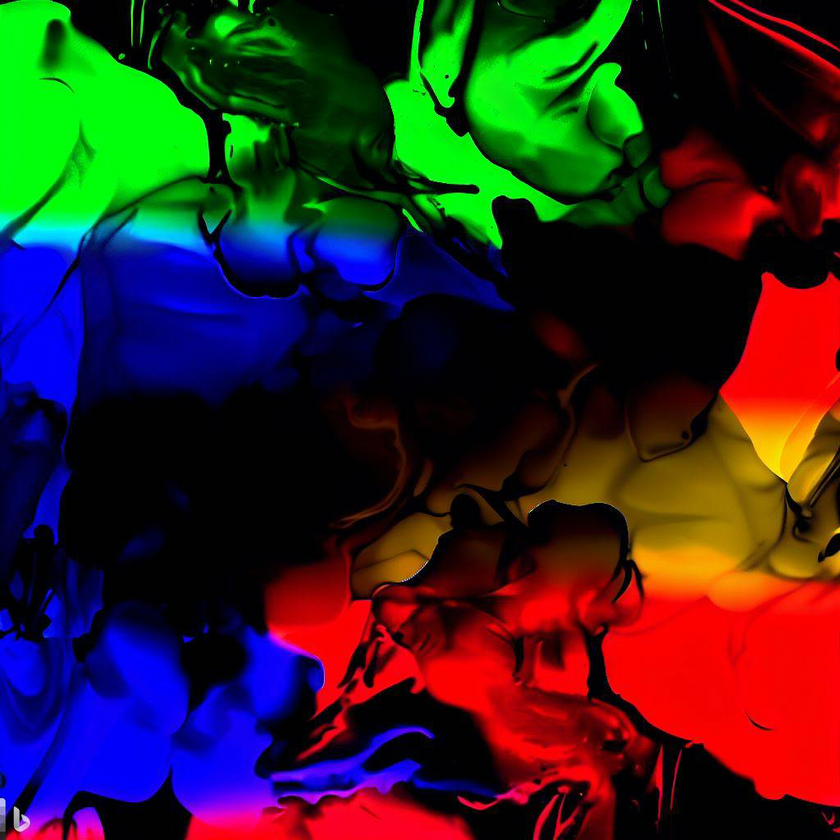
#> input picture codefile/0ec5e3653742f604a2da8a122f1eac03/encrypted.png, 840 x 840 px, shrunk from 1024 x 1024 before the run
$ python encry.py encrypted.png encrypted.png
#> lines starting #> are read from the running program, lines starting #| are printed output that depends on the picture
import sys
from PIL import Image
import numpy as np
import builtins


class Solution:
    def Encrypt(self, img, key) :
#> called with img = 'encrypted.png', key = 'encrypted.png'
        img = Image.open(img)
#> img is the input picture: PIL image 840x840 RGB; mean R, G, B 50.6, 35.7, 35.3
        img_array = np.array(img.convert('L'))  # Convert image to grayscale for simplicity
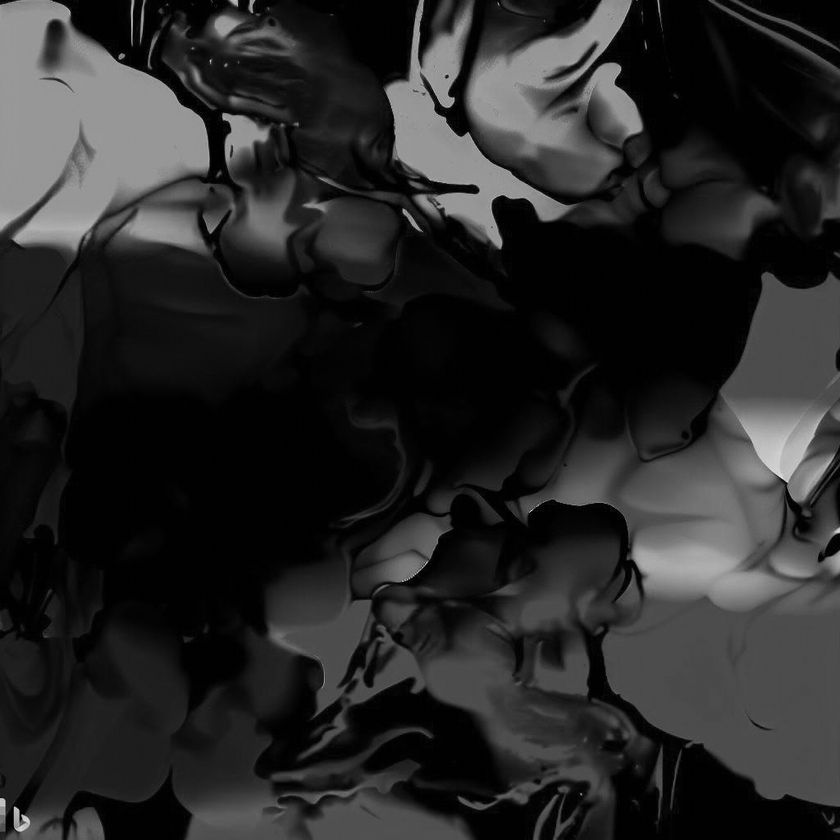
#> img_array: shape (840, 840); min 0, max 238, mean 40.1

        # Compute the 2D DCT of the image
#> (the run stopped early here; a loop or call above may not have finished)
